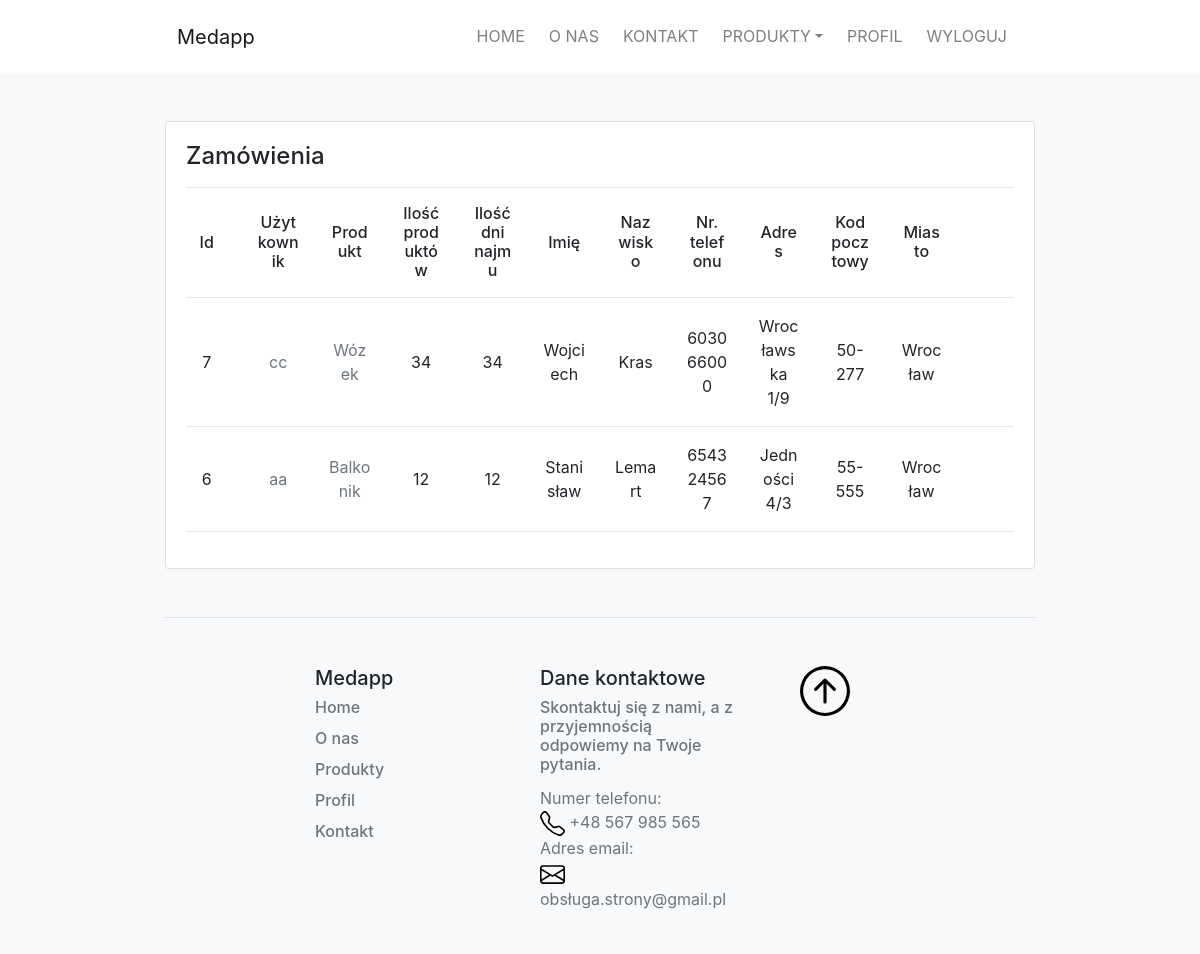
Page /orders/ (signed in) on the committed database.
### medapp/models.py (models this page shows, shortened)
class Order(models.Model):
    product = models.ForeignKey(Product, on_delete=DO_NOTHING)
    user = models.ForeignKey(User,on_delete=models.CASCADE)
    quantity = models.DecimalField(max_digits=10, decimal_places=0)
    days = models.DecimalField(max_digits=10, decimal_places=0)
    name1 = models.CharField(max_length=200,default="")
    name2 = models.CharField(max_length=200,default="")
    phone_number =  models.CharField(max_length=15, blank=True)
    home_number = models.CharField(max_length=200, default="")
    apartment = models.CharField(max_length=200,blank=True)
    postcode = models.CharField(max_length=6,default="")
    city_name = models.CharField(max_length=200, default="")
    class Meta:
        verbose_name = 'order'

class Product(models.Model):
    category = models.ForeignKey(Category, related_name='products', on_delete=models.CASCADE, verbose_name="Kategoria produktu")
    author = models.ForeignKey(User,on_delete=models.CASCADE)
    name = models.CharField(max_length=200,db_index=True, verbose_name="Nazwa produktu")
    image = models.ImageField(upload_to='products/%Y/%m/%d', blank = True, verbose_name="Zdjęcie produktu")
    description = models.TextField(blank=True, verbose_name="Opis produktu")
    price = models.DecimalField(max_digits=10, decimal_places=2,verbose_name="Cena za dzień")
    available = models.BooleanField(default=True, verbose_name="Dostępność")
    created = models.DateField(auto_now_add=True)
    city = models.CharField(max_length=200, default="",verbose_name="Miasto")
    quantity = models.DecimalField(max_digits=10, decimal_places=0, default=1,verbose_name="Ilość")
    def __str__(self):
        return self.name
    def get_absolute_url(self):
        return reverse('medapp:product-detail', kwargs={'pk':self.pk})
    class Meta:
        ordering = ('name',)

### medapp/views.py (the view)
# urls.py: path('orders/', medapp_views.order_list, name='orders'),
@login_required
def order_list(request):
    orders = Order.objects.filter(product__author = request.user.id)
    return render(request, 'medapp/orders.html',{'orders':orders})

### medapp/models.py (called while the page is built)
    def get_absolute_url(self):
        return reverse('medapp:product_list_by_category', args=[self.slug])

    def get_absolute_url(self):
        return reverse('medapp:profile-detail', kwargs={'pk':self.pk})

### medapp/views.py (called while the page is built)
def categories(request):
    categories = Category.objects.all()
    return {'categories': categories}

### medapp/templates/medapp/orders.html (shortened to what this page needs)
{% extends "medapp/base.html" %}
{% block content %}
<div class="container-fluid pt-5">
    <div class="card  mb-3 rounded ">
        <div class="card-body">
            <div class="row">
                <div class="col">
                  <h4 class="mb-0">Zamówienia</h6>
                </div>
            </div>
            <hr>
            <div class="row text-center d-flex align-items-center">
                <div class="col-sm-1">
                    <h6 class="mb-0">Id</h6>
                </div>
                <div class="col-sm-1">
                    <h6 class="mb-0">Użytkownik</h6>
                </div>
                <div class="col-sm-1">
                    <h6 class="mb-0">Produkt</h6>
                </div>
                <div class="col-sm-1">
                    <h6 class="mb-0">Ilość produktów</h6>
                </div>
                <div class="col-sm-1">
                    <h6 class="mb-0">Ilość dni najmu</h6>
                </div>
                <div class="col-sm-1">
                    <h6 class="mb-0">Imię</h6>
                </div>
                <div class="col-sm-1">
                    <h6 class="mb-0">Nazwisko</h6>
                </div>
                <div class="col-sm-1">
                    <h6 class="mb-0">Nr. telefonu</h6>
                </div>
                <div class="col-sm-1">
                    <h6 class="mb-0">Adres</h6>
                </div>
                <div class="col-sm-1">
                    <h6 class="mb-0">Kod pocztowy</h6>
                </div>
                <div class="col-sm-1">
                    <h6 class="mb-0">Miasto</h6>
                </div>
            </div>
            <hr>
            {% for order in orders %}
            <div class="row text-center d-flex align-items-center">
                <div class="col-sm-1">
                    <p class="mb-0">{{ order.id }}</p>
                </div>
                <div class="col-sm-1">
                    <p class="mb-0"><a class="text-muted" href="{{ order.user.profile.get_absolute_url }}">
                        {{ order.user }}
                      </a></p>
                </div>
                <div class="col-sm-1">
                    <p class="mb-0"> <a class="text-muted" href="{{ order.product.get_absolute_url }}">
                        {{ order.product }}
                    </a></p>
                </div>
                <div class="col-sm-1">
                    <p class="mb-0">{{ order.quantity }}</p>
                </div>
                <div class="col-sm-1">
                    <p class="mb-0">{{ order.days }}</p>
                </div>
                <div class="col-sm-1">
                    <p class="mb-0">{{ order.name1 }}</p>
                </div>
                <div class="col-sm-1">
                    <p class="mb-0">{{ order.name2 }}</p>
                </div>
                <div class="col-sm-1">
                    <p class="mb-0">{{ order.phone_number }}</p>
                </div>
                <div class="col-sm-1">
                    <p class="mb-0">{{ order.home_number }}/{{ order.apartment }}</p>
                </div>
                <div class="col-sm-1">
                    <p class="mb-0">{{ order.postcode }}</p>
                </div>
                <div class="col-sm-1">
                    <p class="mb-0">{{ order.city_name }}</p>
                </div>
            </div>
            <hr>
            {% endfor %}
          </div>
        </div>
    </div>
{% endblock %}

### medapp/static/css/style.css (style rules this page uses)
.container-fluid { max-width: 75%; }

### rows in the picture
Order: id "7", user "cc", product "Wózek", quantity "34", days "34", name1 "Wojciech", name2 "Kras", phone_number "603066000", home_number "Wrocławska 1", apartment "9", postcode "50-277", city_name "Wrocław"
Order: id "6", user "aa", product "Balkonik", quantity "12", days "12", name1 "Stanisław", name2 "Lemart", phone_number "654324567", home_number "Jedności 4", apartment "3", postcode "55-555", city_name "Wrocław"
